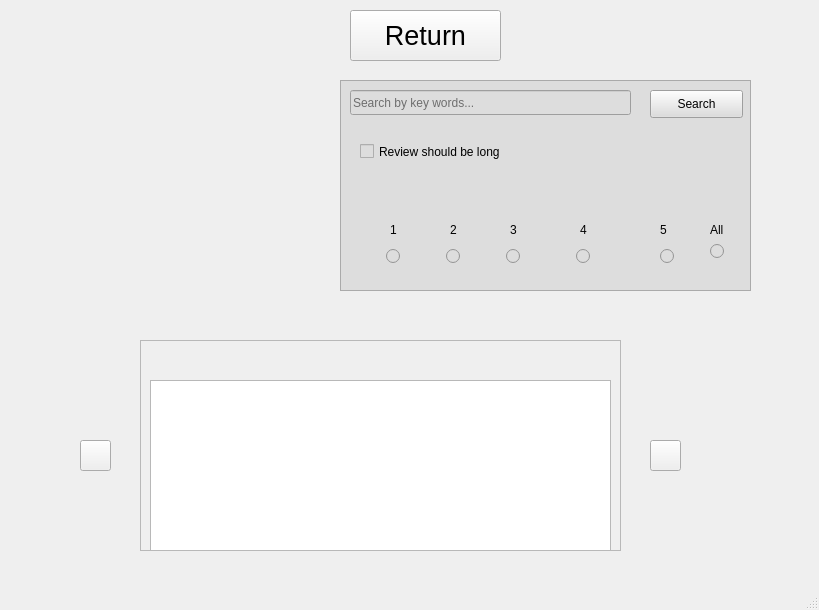
<?xml version="1.0" encoding="UTF-8"?>
<ui version="4.0">
 <class>MainWindow</class>
 <widget class="QMainWindow" name="MainWindow">
  <property name="geometry">
   <rect>
    <x>0</x>
    <y>0</y>
    <width>819</width>
    <height>610</height>
   </rect>
  </property>
  <property name="windowTitle">
   <string>MainWindow</string>
  </property>
  <widget class="QWidget" name="centralwidget">
   <widget class="QStackedWidget" name="stackedWidget">
    <property name="enabled">
     <bool>true</bool>
    </property>
    <property name="geometry">
     <rect>
      <x>0</x>
      <y>0</y>
      <width>801</width>
      <height>551</height>
     </rect>
    </property>
    <property name="maximumSize">
     <size>
      <width>801</width>
      <height>551</height>
     </size>
    </property>
    <property name="currentIndex">
     <number>1</number>
    </property>
    <widget class="QWidget" name="home_page">
     <widget class="QPushButton" name="nextButton">
      <property name="geometry">
       <rect>
        <x>600</x>
        <y>250</y>
        <width>91</width>
        <height>71</height>
       </rect>
      </property>
      <property name="text">
       <string/>
      </property>
      <property name="icon">
       <iconset>
        <normaloff>../../Download/NEXT.png</normaloff>../../Download/NEXT.png</iconset>
      </property>
     </widget>
     <widget class="QLineEdit" name="lineEdit">
      <property name="geometry">
       <rect>
        <x>260</x>
        <y>49</y>
        <width>271</width>
        <height>25</height>
       </rect>
      </property>
      <property name="inputMask">
       <string/>
      </property>
      <property name="text">
       <string/>
      </property>
      <property name="placeholderText">
       <string>Enter the model name here...</string>
      </property>
     </widget>
     <widget class="QLabel" name="image">
      <property name="geometry">
       <rect>
        <x>260</x>
        <y>150</y>
        <width>271</width>
        <height>261</height>
       </rect>
      </property>
      <property name="text">
       <string/>
      </property>
      <property name="scaledContents">
       <bool>true</bool>
      </property>
      <property name="alignment">
       <set>Qt::AlignCenter</set>
      </property>
     </widget>
     <widget class="QPushButton" name="changeWindowButton">
      <property name="geometry">
       <rect>
        <x>330</x>
        <y>470</y>
        <width>151</width>
        <height>71</height>
       </rect>
      </property>
      <property name="font">
       <font>
        <pointsize>20</pointsize>
       </font>
      </property>
      <property name="text">
       <string>OPEN</string>
      </property>
     </widget>
     <widget class="QPushButton" name="previousButton">
      <property name="geometry">
       <rect>
        <x>110</x>
        <y>250</y>
        <width>93</width>
        <height>71</height>
       </rect>
      </property>
      <property name="text">
       <string/>
      </property>
      <property name="icon">
       <iconset>
        <normaloff>../../Download/AI in Art/back.png</normaloff>../../Download/AI in Art/back.png</iconset>
      </property>
     </widget>
     <widget class="QPushButton" name="pushButton">
      <property name="geometry">
       <rect>
        <x>540</x>
        <y>46</y>
        <width>91</width>
        <height>31</height>
       </rect>
      </property>
      <property name="text">
       <string>Search</string>
      </property>
     </widget>
     <widget class="QLabel" name="modelTitle">
      <property name="geometry">
       <rect>
        <x>150</x>
        <y>430</y>
        <width>511</width>
        <height>19</height>
       </rect>
      </property>
      <property name="font">
       <font>
        <family>Roboto</family>
        <pointsize>11</pointsize>
        <weight>75</weight>
        <bold>true</bold>
       </font>
      </property>
      <property name="text">
       <string/>
      </property>
      <property name="alignment">
       <set>Qt::AlignCenter</set>
      </property>
     </widget>
    </widget>
    <widget class="QWidget" name="item_page">
     <widget class="QLabel" name="avStars">
      <property name="geometry">
       <rect>
        <x>80</x>
        <y>290</y>
        <width>41</width>
        <height>19</height>
       </rect>
      </property>
      <property name="text">
       <string/>
      </property>
     </widget>
     <widget class="QFrame" name="Filtering">
      <property name="geometry">
       <rect>
        <x>340</x>
        <y>80</y>
        <width>411</width>
        <height>211</height>
       </rect>
      </property>
      <property name="styleSheet">
       <string notr="true">background-color: rgb(221, 221, 221)</string>
      </property>
      <property name="frameShape">
       <enum>QFrame::StyledPanel</enum>
      </property>
      <property name="frameShadow">
       <enum>QFrame::Raised</enum>
      </property>
      <widget class="QLineEdit" name="keyWords">
       <property name="geometry">
        <rect>
         <x>10</x>
         <y>10</y>
         <width>281</width>
         <height>25</height>
        </rect>
       </property>
       <property name="text">
        <string/>
       </property>
       <property name="placeholderText">
        <string>Search by key words...</string>
       </property>
      </widget>
      <widget class="QPushButton" name="searchButton">
       <property name="geometry">
        <rect>
         <x>310</x>
         <y>10</y>
         <width>93</width>
         <height>28</height>
        </rect>
       </property>
       <property name="text">
        <string>Search</string>
       </property>
      </widget>
      <widget class="QCheckBox" name="isLong">
       <property name="geometry">
        <rect>
         <x>20</x>
         <y>60</y>
         <width>211</width>
         <height>23</height>
        </rect>
       </property>
       <property name="text">
        <string>Review should be long</string>
       </property>
      </widget>
      <widget class="QRadioButton" name="star1">
       <property name="geometry">
        <rect>
         <x>46</x>
         <y>165</y>
         <width>16</width>
         <height>23</height>
        </rect>
       </property>
       <property name="text">
        <string/>
       </property>
      </widget>
      <widget class="QLabel" name="label_3">
       <property name="geometry">
        <rect>
         <x>50</x>
         <y>140</y>
         <width>16</width>
         <height>19</height>
        </rect>
       </property>
       <property name="text">
        <string>1</string>
       </property>
      </widget>
      <widget class="QLabel" name="label_4">
       <property name="geometry">
        <rect>
         <x>110</x>
         <y>140</y>
         <width>16</width>
         <height>19</height>
        </rect>
       </property>
       <property name="text">
        <string>2</string>
       </property>
      </widget>
      <widget class="QRadioButton" name="star2">
       <property name="geometry">
        <rect>
         <x>106</x>
         <y>165</y>
         <width>16</width>
         <height>23</height>
        </rect>
       </property>
       <property name="text">
        <string>2</string>
       </property>
      </widget>
      <widget class="QLabel" name="label_5">
       <property name="geometry">
        <rect>
         <x>170</x>
         <y>140</y>
         <width>16</width>
         <height>19</height>
        </rect>
       </property>
       <property name="text">
        <string>3</string>
       </property>
      </widget>
      <widget class="QRadioButton" name="star3">
       <property name="geometry">
        <rect>
         <x>166</x>
         <y>165</y>
         <width>16</width>
         <height>23</height>
        </rect>
       </property>
       <property name="text">
        <string/>
       </property>
      </widget>
      <widget class="QRadioButton" name="star4">
       <property name="geometry">
        <rect>
         <x>236</x>
         <y>165</y>
         <width>16</width>
         <height>23</height>
        </rect>
       </property>
       <property name="text">
        <string/>
       </property>
      </widget>
      <widget class="QLabel" name="label_6">
       <property name="geometry">
        <rect>
         <x>240</x>
         <y>140</y>
         <width>16</width>
         <height>19</height>
        </rect>
       </property>
       <property name="text">
        <string>4</string>
       </property>
      </widget>
      <widget class="QRadioButton" name="star5">
       <property name="geometry">
        <rect>
         <x>320</x>
         <y>165</y>
         <width>16</width>
         <height>23</height>
        </rect>
       </property>
       <property name="text">
        <string/>
       </property>
      </widget>
      <widget class="QLabel" name="label_7">
       <property name="geometry">
        <rect>
         <x>320</x>
         <y>140</y>
         <width>20</width>
         <height>20</height>
        </rect>
       </property>
       <property name="text">
        <string>5</string>
       </property>
      </widget>
      <widget class="QRadioButton" name="starAll">
       <property name="geometry">
        <rect>
         <x>370</x>
         <y>160</y>
         <width>16</width>
         <height>23</height>
        </rect>
       </property>
       <property name="text">
        <string/>
       </property>
      </widget>
      <widget class="QLabel" name="label_8">
       <property name="geometry">
        <rect>
         <x>370</x>
         <y>140</y>
         <width>20</width>
         <height>20</height>
        </rect>
       </property>
       <property name="text">
        <string>All</string>
       </property>
      </widget>
     </widget>
     <widget class="QLabel" name="modelTitle_2">
      <property name="geometry">
       <rect>
        <x>40</x>
        <y>320</y>
        <width>641</width>
        <height>19</height>
       </rect>
      </property>
      <property name="font">
       <font>
        <family>Roboto</family>
        <pointsize>10</pointsize>
        <weight>75</weight>
        <bold>true</bold>
       </font>
      </property>
      <property name="midLineWidth">
       <number>0</number>
      </property>
      <property name="text">
       <string/>
      </property>
     </widget>
     <widget class="QPushButton" name="returnButton">
      <property name="geometry">
       <rect>
        <x>350</x>
        <y>10</y>
        <width>151</width>
        <height>51</height>
       </rect>
      </property>
      <property name="font">
       <font>
        <pointsize>20</pointsize>
       </font>
      </property>
      <property name="text">
       <string>Return</string>
      </property>
     </widget>
     <widget class="QLabel" name="starIcon">
      <property name="geometry">
       <rect>
        <x>50</x>
        <y>290</y>
        <width>16</width>
        <height>16</height>
       </rect>
      </property>
      <property name="text">
       <string/>
      </property>
      <property name="pixmap">
       <pixmap>star.ico</pixmap>
      </property>
      <property name="scaledContents">
       <bool>true</bool>
      </property>
     </widget>
     <widget class="QLabel" name="image_2">
      <property name="geometry">
       <rect>
        <x>40</x>
        <y>80</y>
        <width>231</width>
        <height>191</height>
       </rect>
      </property>
      <property name="text">
       <string/>
      </property>
      <property name="scaledContents">
       <bool>true</bool>
      </property>
     </widget>
     <widget class="QFrame" name="Review">
      <property name="geometry">
       <rect>
        <x>140</x>
        <y>340</y>
        <width>481</width>
        <height>211</height>
       </rect>
      </property>
      <property name="autoFillBackground">
       <bool>false</bool>
      </property>
      <property name="styleSheet">
       <string notr="true"/>
      </property>
      <property name="frameShape">
       <enum>QFrame::StyledPanel</enum>
      </property>
      <property name="frameShadow">
       <enum>QFrame::Raised</enum>
      </property>
      <widget class="QLabel" name="starReview">
       <property name="geometry">
        <rect>
         <x>30</x>
         <y>10</y>
         <width>31</width>
         <height>19</height>
        </rect>
       </property>
       <property name="text">
        <string/>
       </property>
      </widget>
      <widget class="QLabel" name="usernameReview">
       <property name="geometry">
        <rect>
         <x>50</x>
         <y>10</y>
         <width>241</width>
         <height>20</height>
        </rect>
       </property>
       <property name="font">
        <font>
         <family>Roboto</family>
         <pointsize>10</pointsize>
         <weight>75</weight>
         <bold>true</bold>
        </font>
       </property>
       <property name="text">
        <string/>
       </property>
      </widget>
      <widget class="QTextEdit" name="textReview">
       <property name="geometry">
        <rect>
         <x>10</x>
         <y>40</y>
         <width>461</width>
         <height>171</height>
        </rect>
       </property>
       <property name="readOnly">
        <bool>true</bool>
       </property>
      </widget>
      <widget class="QLabel" name="starIcoReview">
       <property name="geometry">
        <rect>
         <x>10</x>
         <y>10</y>
         <width>16</width>
         <height>16</height>
        </rect>
       </property>
       <property name="text">
        <string/>
       </property>
       <property name="pixmap">
        <pixmap>star.ico</pixmap>
       </property>
       <property name="scaledContents">
        <bool>true</bool>
       </property>
      </widget>
     </widget>
     <widget class="QPushButton" name="nextReviewButton">
      <property name="geometry">
       <rect>
        <x>650</x>
        <y>440</y>
        <width>31</width>
        <height>31</height>
       </rect>
      </property>
      <property name="text">
       <string/>
      </property>
      <property name="icon">
       <iconset>
        <normaloff>../../Download/NEXT.png</normaloff>../../Download/NEXT.png</iconset>
      </property>
     </widget>
     <widget class="QPushButton" name="previousReviewButton">
      <property name="geometry">
       <rect>
        <x>80</x>
        <y>440</y>
        <width>31</width>
        <height>31</height>
       </rect>
      </property>
      <property name="text">
       <string/>
      </property>
      <property name="icon">
       <iconset>
        <normaloff>../../Download/AI in Art/back.png</normaloff>../../Download/AI in Art/back.png</iconset>
      </property>
     </widget>
    </widget>
   </widget>
  </widget>
  <widget class="QMenuBar" name="menubar">
   <property name="geometry">
    <rect>
     <x>0</x>
     <y>0</y>
     <width>819</width>
     <height>26</height>
    </rect>
   </property>
  </widget>
  <widget class="QStatusBar" name="statusbar"/>
 </widget>
 <resources/>
 <connections/>
</ui>
